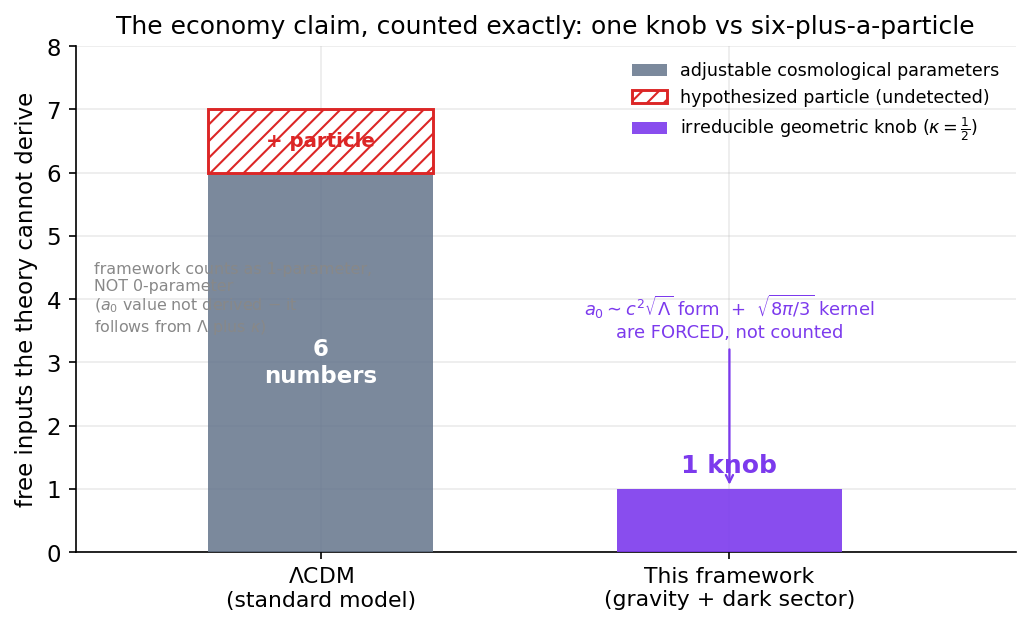

Reproduce this figure in Python.
import numpy as np, matplotlib
matplotlib.use("Agg")
import matplotlib.pyplot as plt
plt.rcParams.update({"figure.dpi":150,"savefig.dpi":150,"font.size":11,
    "axes.grid":True,"grid.alpha":0.25,"axes.spines.top":False,"axes.spines.right":False,
    "axes.titlesize":12,"figure.facecolor":"white","axes.facecolor":"white"})
C_FW="#7c3aed"; C_NEWTON="#64748b"; C_MOND="#0891b2"; C_DATA="#dc2626"

fig, ax = plt.subplots(figsize=(7,4.3))

# Two columns: LCDM (gravity+dark sector) vs this framework, counting the
# free inputs each needs to describe galaxies + the dark sector.
# LCDM: 6 cosmological parameters + 1 undetected dark-matter particle.
# Framework: 1 irreducible geometric posit (kappa=1/2). a0's FORM and the
# sqrt(8pi/3) kernel are forced; only kappa is the free knob.
labels = ["$\\Lambda$CDM\n(standard model)", "This framework\n(gravity + dark sector)"]
x = [0, 1]

lcdm_params = 6          # six adjustable cosmological parameters
lcdm_particle = 1        # one hypothesized, undetected DM particle (drawn separately)
fw_knob = 1              # one irreducible geometric posit kappa=1/2

# LCDM bar: 6 params
ax.bar(0, lcdm_params, width=0.55, color=C_NEWTON, alpha=0.85,
       label="adjustable cosmological parameters", zorder=3)
# LCDM particle stacked on top, hatched red to flag "undetected"
ax.bar(0, lcdm_particle, width=0.55, bottom=lcdm_params, color="white",
       edgecolor=C_DATA, hatch="///", linewidth=1.4,
       label="hypothesized particle (undetected)", zorder=3)

# Framework bar: 1 geometric knob
ax.bar(1, fw_knob, width=0.55, color=C_FW, alpha=0.9,
       label="irreducible geometric knob ($\\kappa=\\frac{1}{2}$)", zorder=3)

# annotations
ax.text(0, lcdm_params/2, "6\nnumbers", ha="center", va="center",
        color="white", fontsize=11, fontweight="bold", zorder=5)
ax.text(0, lcdm_params+lcdm_particle/2, "+ particle", ha="center", va="center",
        color=C_DATA, fontsize=9.5, fontweight="bold", zorder=5)
ax.text(1, fw_knob+0.18, "1 knob", ha="center", va="bottom",
        color=C_FW, fontsize=12, fontweight="bold", zorder=5)
ax.annotate("$a_0\\sim c^2\\sqrt{\\Lambda}$ form  +  $\\sqrt{8\\pi/3}$ kernel\nare FORCED, not counted",
            xy=(1, 1), xytext=(1.0, 3.4), ha="center", fontsize=8.6, color=C_FW,
            arrowprops=dict(arrowstyle="->", color=C_FW, lw=1.1))

ax.set_xticks(x); ax.set_xticklabels(labels, fontsize=10.5)
ax.set_ylabel("free inputs the theory cannot derive")
ax.set_ylim(0, 8)
ax.set_xlim(-0.6, 1.7)
ax.set_title("The economy claim, counted exactly: one knob vs six-plus-a-particle")
ax.legend(frameon=False, fontsize=8.4, loc="upper right")
ax.text(0.02,0.50,"framework counts as 1-parameter,\nNOT 0-parameter\n($a_0$ value not derived $-$ it\nfollows from $\\Lambda$ plus $\\kappa$)",
        transform=ax.transAxes, ha="left", va="center", fontsize=7.6, color="#888")
fig.tight_layout(); fig.savefig("ch31_economy_ledger.png", bbox_inches="tight"); print("ok")
